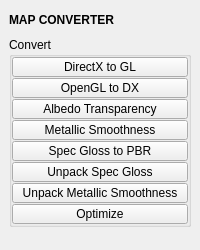
<?xml version="1.0" encoding="UTF-8"?>
<ui version="4.0">
 <class>QtUi</class>
 <widget class="QMainWindow" name="QtUi">
  <property name="enabled">
   <bool>true</bool>
  </property>
  <property name="geometry">
   <rect>
    <x>0</x>
    <y>0</y>
    <width>200</width>
    <height>250</height>
   </rect>
  </property>
  <property name="tabShape">
   <enum>QTabWidget::Triangular</enum>
  </property>
  <property name="dockNestingEnabled">
   <bool>true</bool>
  </property>
  <property name="dockOptions">
   <set>QMainWindow::AllowNestedDocks|QMainWindow::AllowTabbedDocks|QMainWindow::AnimatedDocks|QMainWindow::ForceTabbedDocks</set>
  </property>
  <widget class="QWidget" name="central_widget">
   <property name="minimumSize">
    <size>
     <width>200</width>
     <height>0</height>
    </size>
   </property>
   <layout class="QVBoxLayout" name="verticalLayout">
    <item>
     <layout class="QVBoxLayout" name="main_layout">
      <property name="spacing">
       <number>6</number>
      </property>
      <property name="sizeConstraint">
       <enum>QLayout::SetFixedSize</enum>
      </property>
      <item>
       <widget class="Header" name="header">
        <property name="minimumSize">
         <size>
          <width>0</width>
          <height>22</height>
         </size>
        </property>
        <property name="maximumSize">
         <size>
          <width>999</width>
          <height>22</height>
         </size>
        </property>
        <property name="font">
         <font>
          <weight>75</weight>
          <bold>true</bold>
         </font>
        </property>
        <property name="text">
         <string>MAP CONVERTER</string>
        </property>
       </widget>
      </item>
      <item>
       <widget class="QGroupBox" name="Formatting">
        <property name="title">
         <string>Convert</string>
        </property>
        <layout class="QVBoxLayout" name="verticalLayout_4">
         <property name="spacing">
          <number>1</number>
         </property>
         <property name="leftMargin">
          <number>0</number>
         </property>
         <property name="topMargin">
          <number>0</number>
         </property>
         <property name="rightMargin">
          <number>0</number>
         </property>
         <property name="bottomMargin">
          <number>0</number>
         </property>
         <item>
          <widget class="QPushButton" name="b000">
           <property name="enabled">
            <bool>true</bool>
           </property>
           <property name="minimumSize">
            <size>
             <width>0</width>
             <height>20</height>
            </size>
           </property>
           <property name="maximumSize">
            <size>
             <width>16777215</width>
             <height>20</height>
            </size>
           </property>
           <property name="toolTip">
            <string>&lt;b&gt;Convert DirectX to OpenGL&lt;/b&gt;&lt;br&gt;
Converts a &lt;b&gt;Normal Map&lt;/b&gt; from &lt;b&gt;DirectX&lt;/b&gt; format to &lt;b&gt;OpenGL&lt;/b&gt; format.&lt;br&gt;&lt;br&gt;
&lt;b&gt;Usage:&lt;/b&gt; Select a &lt;b&gt;DirectX&lt;/b&gt; normal map.&lt;br&gt;&lt;br&gt;
- If an existing &lt;b&gt;OpenGL&lt;/b&gt; normal map of the same name is found, it will be &lt;b&gt;overwritten&lt;/b&gt;.</string>
           </property>
           <property name="text">
            <string>DirectX to GL</string>
           </property>
          </widget>
         </item>
         <item>
          <widget class="QPushButton" name="b001">
           <property name="enabled">
            <bool>true</bool>
           </property>
           <property name="minimumSize">
            <size>
             <width>0</width>
             <height>20</height>
            </size>
           </property>
           <property name="maximumSize">
            <size>
             <width>16777215</width>
             <height>20</height>
            </size>
           </property>
           <property name="toolTip">
            <string>&lt;b&gt;Convert OpenGL to DirectX&lt;/b&gt;&lt;br&gt;
Converts a &lt;b&gt;Normal Map&lt;/b&gt; from &lt;b&gt;OpenGL&lt;/b&gt; format to &lt;b&gt;DirectX&lt;/b&gt; format.&lt;br&gt;&lt;br&gt;
&lt;b&gt;Usage:&lt;/b&gt; Select an &lt;b&gt;OpenGL&lt;/b&gt; normal map.&lt;br&gt;&lt;br&gt;
- If an existing &lt;b&gt;DirectX&lt;/b&gt; normal map of the same name is found, it will be &lt;b&gt;overwritten&lt;/b&gt;.

</string>
           </property>
           <property name="text">
            <string>OpenGL to DX</string>
           </property>
          </widget>
         </item>
         <item>
          <widget class="QPushButton" name="b002">
           <property name="enabled">
            <bool>true</bool>
           </property>
           <property name="minimumSize">
            <size>
             <width>0</width>
             <height>20</height>
            </size>
           </property>
           <property name="maximumSize">
            <size>
             <width>16777215</width>
             <height>20</height>
            </size>
           </property>
           <property name="toolTip">
            <string>&lt;html&gt;&lt;head/&gt;&lt;body&gt;&lt;p&gt;&lt;span style=&quot; font-weight:600;&quot;&gt;Pack Transparency into Albedo&lt;/span&gt;&lt;br/&gt;Combines a &lt;span style=&quot; font-weight:600;&quot;&gt;Transparency (Opacity)&lt;/span&gt; map into the &lt;span style=&quot; font-weight:600;&quot;&gt;Albedo&lt;/span&gt; map.&lt;br/&gt;&lt;br/&gt;&lt;span style=&quot; font-weight:600;&quot;&gt;Usage:&lt;/span&gt; Select an &lt;span style=&quot; font-weight:600;&quot;&gt;Albedo&lt;/span&gt; and an &lt;span style=&quot; font-weight:600;&quot;&gt;Opacity&lt;/span&gt; map.  Select multiple maps from different sets to batch process.&lt;br/&gt;&lt;br/&gt;- If an existing &lt;span style=&quot; font-weight:600;&quot;&gt;Albedo Transparency&lt;/span&gt; map of the same name exists, it will be &lt;span style=&quot; font-weight:600;&quot;&gt;overwritten&lt;/span&gt;.&lt;br/&gt;- If a &lt;span style=&quot; font-weight:600;&quot;&gt;BaseColor&lt;/span&gt; map is provided, it will be converted to &lt;span style=&quot; font-weight:600;&quot;&gt;Albedo&lt;/span&gt;. &lt;/p&gt;&lt;/body&gt;&lt;/html&gt;</string>
           </property>
           <property name="text">
            <string>Albedo Transparency</string>
           </property>
          </widget>
         </item>
         <item>
          <widget class="QPushButton" name="b003">
           <property name="enabled">
            <bool>true</bool>
           </property>
           <property name="minimumSize">
            <size>
             <width>0</width>
             <height>20</height>
            </size>
           </property>
           <property name="maximumSize">
            <size>
             <width>16777215</width>
             <height>20</height>
            </size>
           </property>
           <property name="toolTip">
            <string>&lt;html&gt;&lt;head/&gt;&lt;body&gt;&lt;p&gt;&lt;span style=&quot; font-weight:600;&quot;&gt;Pack Smoothness or Roughness into Metallic&lt;/span&gt;&lt;br/&gt;Combines a &lt;span style=&quot; font-weight:600;&quot;&gt;Smoothness&lt;/span&gt; or &lt;span style=&quot; font-weight:600;&quot;&gt;Roughness&lt;/span&gt; map into the &lt;span style=&quot; font-weight:600;&quot;&gt;Metallic&lt;/span&gt; map.&lt;br/&gt;&lt;br/&gt;&lt;span style=&quot; font-weight:600;&quot;&gt;Usage:&lt;/span&gt; Select a &lt;span style=&quot; font-weight:600;&quot;&gt;Roughness&lt;/span&gt; and a &lt;span style=&quot; font-weight:600;&quot;&gt;Metallic&lt;/span&gt; map.  Select multiple maps from different sets to batch process.&lt;br/&gt;&lt;br/&gt;- If an existing &lt;span style=&quot; font-weight:600;&quot;&gt;Metallic Smoothness&lt;/span&gt; map of the same name exists, it will be &lt;span style=&quot; font-weight:600;&quot;&gt;overwritten&lt;/span&gt;.&lt;/p&gt;&lt;/body&gt;&lt;/html&gt;</string>
           </property>
           <property name="text">
            <string>Metallic Smoothness</string>
           </property>
          </widget>
         </item>
         <item>
          <widget class="PushButton" name="tb001">
           <property name="enabled">
            <bool>true</bool>
           </property>
           <property name="minimumSize">
            <size>
             <width>0</width>
             <height>20</height>
            </size>
           </property>
           <property name="maximumSize">
            <size>
             <width>16777215</width>
             <height>20</height>
            </size>
           </property>
           <property name="toolTip">
            <string>&lt;html&gt;&lt;head/&gt;&lt;body&gt;&lt;p&gt;&lt;span style=&quot; font-weight:600;&quot;&gt;Convert Specular Glossiness to PBR&lt;/span&gt;&lt;br/&gt;Converts Specular Glossiness map(s) to &lt;span style=&quot; font-weight:600;&quot;&gt;PBR&lt;/span&gt; format.&lt;br/&gt;&lt;br/&gt;&lt;span style=&quot; font-weight:600;&quot;&gt;Usage:&lt;/span&gt; Select &lt;span style=&quot; font-weight:600;&quot;&gt;Diffuse, Specular,&lt;/span&gt; and &lt;span style=&quot; font-weight:600;&quot;&gt;Glossiness&lt;/span&gt; maps.  Select multiple maps from different sets to batch process.&lt;br/&gt;&lt;br/&gt;- If no &lt;span style=&quot; font-weight:600;&quot;&gt;Glossiness&lt;/span&gt; map is provided, it will attempt to extract it from the &lt;span style=&quot; font-weight:600;&quot;&gt;Specular&lt;/span&gt; map.&lt;br/&gt;- If extraction fails, the &lt;span style=&quot; font-weight:600;&quot;&gt;Roughness&lt;/span&gt; map will be approximated using the &lt;span style=&quot; font-weight:600;&quot;&gt;Specular&lt;/span&gt; map.&lt;br/&gt;- If existing &lt;span style=&quot; font-weight:600;&quot;&gt;BaseColor, Metallic,&lt;/span&gt; and &lt;span style=&quot; font-weight:600;&quot;&gt;Roughness&lt;/span&gt; maps of the same name exist, they will be &lt;span style=&quot; font-weight:600;&quot;&gt;overwritten&lt;/span&gt;. &lt;/p&gt;&lt;/body&gt;&lt;/html&gt;</string>
           </property>
           <property name="text">
            <string>Spec Gloss to PBR</string>
           </property>
          </widget>
         </item>
         <item>
          <widget class="QPushButton" name="b005">
           <property name="enabled">
            <bool>true</bool>
           </property>
           <property name="minimumSize">
            <size>
             <width>0</width>
             <height>20</height>
            </size>
           </property>
           <property name="maximumSize">
            <size>
             <width>16777215</width>
             <height>20</height>
            </size>
           </property>
           <property name="toolTip">
            <string>&lt;html&gt;&lt;head/&gt;&lt;body&gt;&lt;p&gt;&lt;span style=&quot; font-weight:600;&quot;&gt;Unpack Specular and Glossiness to separate maps.&lt;/span&gt;&lt;br/&gt;Extracts the Glossiness map from the Specular map's alpha channel.&lt;br/&gt;&lt;br/&gt;&lt;span style=&quot; font-weight:600;&quot;&gt;Usage:&lt;/span&gt; Select a &lt;span style=&quot; font-weight:600;&quot;&gt;Specular &lt;/span&gt;map.&lt;br/&gt;&lt;br/&gt;- If extraction fails, the Glossiness map will be approximated using the &lt;span style=&quot; font-weight:600;&quot;&gt;Specular&lt;/span&gt; map.&lt;br/&gt;- If an existing Specular or Glossiness map of the same name exists, it will be &lt;span style=&quot; font-weight:600;&quot;&gt;overwritten&lt;/span&gt;. &lt;/p&gt;&lt;/body&gt;&lt;/html&gt;</string>
           </property>
           <property name="text">
            <string>Unpack Spec Gloss</string>
           </property>
          </widget>
         </item>
         <item>
          <widget class="QPushButton" name="b004">
           <property name="enabled">
            <bool>true</bool>
           </property>
           <property name="minimumSize">
            <size>
             <width>0</width>
             <height>20</height>
            </size>
           </property>
           <property name="maximumSize">
            <size>
             <width>16777215</width>
             <height>20</height>
            </size>
           </property>
           <property name="toolTip">
            <string>&lt;html&gt;&lt;head/&gt;&lt;body&gt;&lt;p&gt;&lt;span style=&quot; font-weight:600;&quot;&gt;UnPack MetallicSmoothness into separate Metallic and Smoothness maps.&lt;/span&gt;&lt;br/&gt;&lt;br/&gt;&lt;span style=&quot; font-weight:600;&quot;&gt;Usage:&lt;/span&gt; Select a &lt;span style=&quot; font-weight:600;&quot;&gt;MetallicSmoothness&lt;/span&gt; map. Select multiple maps from different sets to batch process.&lt;br/&gt;&lt;br/&gt;- If an existing &lt;span style=&quot; font-weight:600;&quot;&gt;Metallic or Smoothness&lt;/span&gt; map of the same name exists, it will be &lt;span style=&quot; font-weight:600;&quot;&gt;overwritten&lt;/span&gt;.&lt;/p&gt;&lt;/body&gt;&lt;/html&gt;</string>
           </property>
           <property name="text">
            <string>Unpack Metallic Smoothness</string>
           </property>
          </widget>
         </item>
         <item>
          <widget class="PushButton" name="tb000">
           <property name="enabled">
            <bool>true</bool>
           </property>
           <property name="minimumSize">
            <size>
             <width>0</width>
             <height>20</height>
            </size>
           </property>
           <property name="maximumSize">
            <size>
             <width>16777215</width>
             <height>20</height>
            </size>
           </property>
           <property name="toolTip">
            <string>&lt;html&gt;&lt;head/&gt;&lt;body&gt;&lt;p&gt;&lt;span style=&quot; font-weight:600;&quot;&gt;Optimize Texture&lt;/span&gt;&lt;br/&gt;Optimizes a texture by clamping the maximum size and adjusting the image (such as setting bit depth) according to the map type.&lt;br/&gt;&lt;br/&gt;&lt;span style=&quot; font-weight:600;&quot;&gt;Usage:&lt;/span&gt; Select the texture map(s) to optimize.&lt;br/&gt;&lt;br/&gt;The optimized texture will be created in the same directory, with the original file moved to an &lt;span style=&quot; font-style:italic;&quot;&gt;old&lt;/span&gt; folder. &lt;/p&gt;&lt;/body&gt;&lt;/html&gt;</string>
           </property>
           <property name="text">
            <string>Optimize</string>
           </property>
          </widget>
         </item>
        </layout>
       </widget>
      </item>
      <item>
       <spacer name="verticalSpacer">
        <property name="orientation">
         <enum>Qt::Vertical</enum>
        </property>
        <property name="sizeHint" stdset="0">
         <size>
          <width>0</width>
          <height>10</height>
         </size>
        </property>
       </spacer>
      </item>
     </layout>
    </item>
   </layout>
  </widget>
 </widget>
 <customwidgets>
  <customwidget>
   <class>Header</class>
   <extends>QLabel</extends>
   <header>uitk.widgets.header.Header.h</header>
  </customwidget>
  <customwidget>
   <class>PushButton</class>
   <extends>QPushButton</extends>
   <header>widgets.pushbutton.h</header>
  </customwidget>
 </customwidgets>
 <resources/>
 <connections/>
 <designerdata>
  <property name="gridDeltaX">
   <number>5</number>
  </property>
  <property name="gridDeltaY">
   <number>5</number>
  </property>
  <property name="gridSnapX">
   <bool>true</bool>
  </property>
  <property name="gridSnapY">
   <bool>true</bool>
  </property>
  <property name="gridVisible">
   <bool>true</bool>
  </property>
 </designerdata>
</ui>
